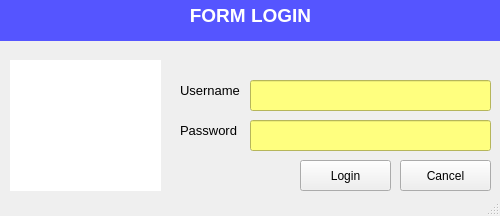
<?xml version="1.0" encoding="UTF-8"?>
<ui version="4.0">
 <class>MainWindow</class>
 <widget class="QMainWindow" name="MainWindow">
  <property name="geometry">
   <rect>
    <x>0</x>
    <y>0</y>
    <width>500</width>
    <height>216</height>
   </rect>
  </property>
  <property name="windowTitle">
   <string>MainWindow</string>
  </property>
  <widget class="QWidget" name="centralwidget">
   <widget class="QLabel" name="label">
    <property name="geometry">
     <rect>
      <x>0</x>
      <y>-10</y>
      <width>501</width>
      <height>51</height>
     </rect>
    </property>
    <property name="font">
     <font>
      <pointsize>14</pointsize>
      <weight>75</weight>
      <bold>true</bold>
     </font>
    </property>
    <property name="styleSheet">
     <string notr="true">background-color: rgb(85, 85, 255);
color: rgb(255, 255, 255);</string>
    </property>
    <property name="text">
     <string>FORM LOGIN</string>
    </property>
    <property name="alignment">
     <set>Qt::AlignCenter</set>
    </property>
   </widget>
   <widget class="grafik" name="widgetLogo" native="true">
    <property name="geometry">
     <rect>
      <x>10</x>
      <y>60</y>
      <width>151</width>
      <height>131</height>
     </rect>
    </property>
    <property name="styleSheet">
     <string notr="true">background-color: rgb(255, 255, 255);</string>
    </property>
   </widget>
   <widget class="QLabel" name="label_2">
    <property name="geometry">
     <rect>
      <x>180</x>
      <y>70</y>
      <width>81</width>
      <height>41</height>
     </rect>
    </property>
    <property name="font">
     <font>
      <pointsize>10</pointsize>
     </font>
    </property>
    <property name="text">
     <string>Username</string>
    </property>
   </widget>
   <widget class="QLabel" name="label_3">
    <property name="geometry">
     <rect>
      <x>180</x>
      <y>110</y>
      <width>81</width>
      <height>41</height>
     </rect>
    </property>
    <property name="font">
     <font>
      <pointsize>10</pointsize>
     </font>
    </property>
    <property name="text">
     <string>Password</string>
    </property>
   </widget>
   <widget class="QLineEdit" name="editUsername">
    <property name="geometry">
     <rect>
      <x>250</x>
      <y>80</y>
      <width>241</width>
      <height>31</height>
     </rect>
    </property>
    <property name="styleSheet">
     <string notr="true">background-color: rgb(255, 255, 127);</string>
    </property>
   </widget>
   <widget class="QLineEdit" name="editPassword">
    <property name="geometry">
     <rect>
      <x>250</x>
      <y>120</y>
      <width>241</width>
      <height>31</height>
     </rect>
    </property>
    <property name="styleSheet">
     <string notr="true">background-color: rgb(255, 255, 127);</string>
    </property>
    <property name="echoMode">
     <enum>QLineEdit::Password</enum>
    </property>
   </widget>
   <widget class="QPushButton" name="btnLogin">
    <property name="geometry">
     <rect>
      <x>300</x>
      <y>160</y>
      <width>91</width>
      <height>31</height>
     </rect>
    </property>
    <property name="text">
     <string>Login</string>
    </property>
    <property name="icon">
     <iconset>
      <normaloff>ICONS/login.png</normaloff>ICONS/login.png</iconset>
    </property>
   </widget>
   <widget class="QPushButton" name="btnCancel">
    <property name="geometry">
     <rect>
      <x>400</x>
      <y>160</y>
      <width>91</width>
      <height>31</height>
     </rect>
    </property>
    <property name="text">
     <string>Cancel</string>
    </property>
    <property name="icon">
     <iconset>
      <normaloff>ICONS/cancel.png</normaloff>ICONS/cancel.png</iconset>
    </property>
   </widget>
  </widget>
  <widget class="QStatusBar" name="statusbar"/>
 </widget>
 <customwidgets>
  <customwidget>
   <class>grafik</class>
   <extends>QWidget</extends>
   <header>grafik.h</header>
   <container>1</container>
  </customwidget>
 </customwidgets>
 <resources/>
 <connections/>
</ui>
